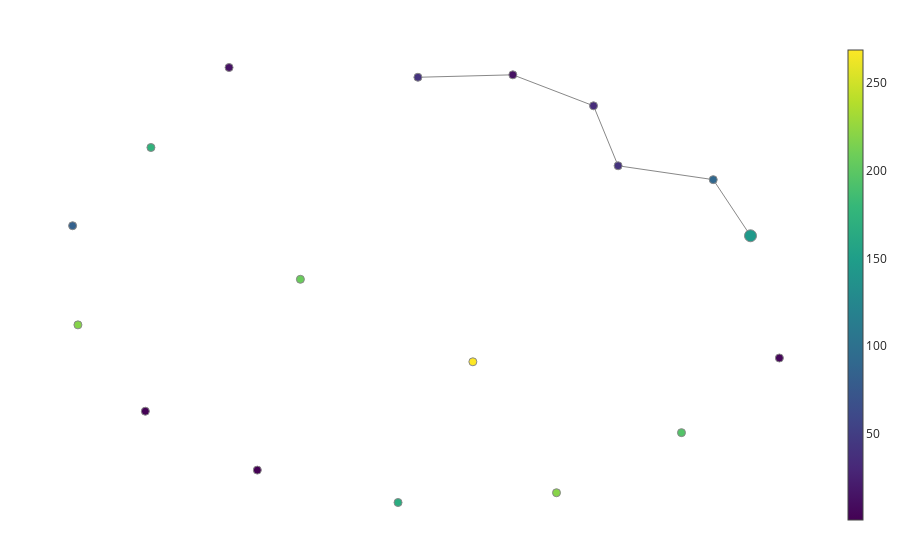

The notebook cell this image was saved under:
### Code cell
import gtda.mapper as map
import sklearn.cluster as cluster


filter_func = l1_norm_trans
cover = map.OneDimensionalCover(kind='uniform', n_intervals=30, overlap_frac=0.4)
clusterer = cluster.DBSCAN()

pipe = map.make_mapper_pipeline(
    filter_func=filter_func,
    cover=cover,
    clusterer=clusterer,
    verbose=False,
    n_jobs=1,
)

fig = map.plot_static_mapper_graph(pipe, df_codes_array)
fig.show(config={'scrollZoom': True})
g = pipe.fit_transform(df_codes_array)

### Figure 1 — Plotly figure (JSON) as saved in the notebook; plotly's stock layout.template omitted (floating-point values rounded to 4 significant figures)
{"data": [{"hoverinfo": "none", "line": {"color": "#888", "width": 1}, "mode": "lines", "name": "edge_trace", "type": "scatter", "uid": "0c868e61-8033-4f20-afdc-a502f0baaa3b", "x": [0.03213, 0.8123, null, 0.03213, -0.1695, null, -0.8311, -1.61, null, -0.8311, -0.1695, null, 1.118, 0.8123, null], "y": [2.929, 2.751, null, 2.929, 3.7, null, 4.099, 4.068, null, 4.099, 3.7, null, 2.028, 2.751, null]}, {"hoverinfo": "text", "hovertext": ["Node ID: 0<br>Pullback set label: 2<br>Partial cluster label: -1<br>Node size: 9<br>Summary statistic: 40.3", "Node ID: 1<br>Pullback set label: 10<br>Partial cluster label: -1<br>Node size: 1<br>Summary statistic: 1.0", "Node ID: 2<br>Pullback set label: 9<br>Partial cluster label: -1<br>Node size: 1<br>Summary statistic: 2.0", "Node ID: 3<br>Pullback set label: 4<br>Partial cluster label: -1<br>Node size: 3<br>Summary statistic: 13.7", "Node ID: 4<br>Pullback set label: 5<br>Partial cluster label: -1<br>Node size: 2<br>Summary statistic: 41.0", "Node ID: 5<br>Pullback set label: 6<br>Partial cluster label: -1<br>Node size: 1<br>Summary statistic: 5.0", "Node ID: 6<br>Pullback set label: 0<br>Partial cluster label: -1<br>Node size: 185<br>Summary statistic: 144.0", "Node ID: 7<br>Pullback set label: 1<br>Partial cluster label: -1<br>Node size: 37<br>Summary statistic: 89.9", "Node ID: 8<br>Pullback set label: 3<br>Partial cluster label: -1<br>Node size: 6<br>Summary statistic: 35.2", "Node ID: 9<br>Pullback set label: 7<br>Partial cluster label: -1<br>Node size: 1<br>Summary statistic: 14.0", "Node ID: 10<br>Pullback set label: 0<br>Partial cluster label: 0<br>Node size: 5<br>Summary statistic: 174.0", "Node ID: 11<br>Pullback set label: 8<br>Partial cluster label: -1<br>Node size: 1<br>Summary statistic: 84.0", "Node ID: 12<br>Pullback set label: 0<br>Partial cluster label: 1<br>Node size: 45<br>Summary statistic: 219.0", "Node ID: 13<br>Pullback set label: 0<br>Partial cluster label: 2<br>Node size: 6<br>Summary statistic: 206.0", "Node ID: 14<br>Pullback set label: 0<br>Partial cluster label: 3<br>Node size: 5<br>Summary statistic: 166.0", "Node ID: 15<br>Pullback set label: 0<br>Partial cluster label: 4<br>Node size: 26<br>Summary statistic: 220.0", "Node ID: 16<br>Pullback set label: 0<br>Partial cluster label: 5<br>Node size: 8<br>Summary statistic: 195.0", "Node ID: 17<br>Pullback set label: 0<br>Partial cluster label: 6<br>Node size: 20<br>Summary statistic: 269.0"], "marker": {"color": [40.33, 1, 2, 13.67, 41, 5, 144.4, 89.92, 35.17, 14, 173.6, 84, 219.1, 206.5, 166.4, 219.8, 195.2, 268.8], "colorbar": {"thickness": 15, "title": {"side": "right", "text": ""}, "xanchor": "left"}, "colorscale": [[0, "#440154"], [0.1111, "#482878"], [0.2222, "#3e4989"], [0.3333, "#31688e"], [0.4444, "#26828e"], [0.5556, "#1f9e89"], [0.6667, "#35b779"], [0.7778, "#6ece58"], [0.8889, "#b5de2b"], [1, "#fde725"]], "line": {"color": "#888", "width": 1}, "opacity": 1, "reversescale": false, "showscale": true, "size": [9, 1, 1, 3, 2, 1, 185, 37, 6, 1, 5, 1, 45, 6, 5, 26, 8, 20], "sizemin": 4, "sizemode": "area", "sizeref": 2.569}, "mode": "markers", "name": "node_trace", "type": "scatter", "uid": "12ae4697-fa24-4147-9fa2-defc459208f8", "x": [0.03213, -2.927, -3.845, -0.8311, -1.61, 1.355, 1.118, 0.8123, -0.1695, -3.158, -3.799, -4.442, -4.398, -2.573, -1.773, -0.473, 0.5519, -1.159], "y": [2.929, -0.9868, -0.2292, 4.099, 4.068, 0.4558, 2.028, 2.751, 3.7, 4.193, 3.164, 2.158, 0.8821, 1.468, -1.404, -1.278, -0.5046, 0.4069]}], "layout": {"autosize": false, "hovermode": "closest", "margin": {"b": 20, "l": 5, "r": 5, "t": 40}, "showlegend": false, "title": {"text": ""}, "xaxis": {"showgrid": false, "showline": false, "showticklabels": false, "ticks": "", "title": {"text": ""}, "zeroline": false}, "yaxis": {"showgrid": false, "showline": false, "showticklabels": false, "ticks": "", "title": {"text": ""}, "zeroline": false}}}
